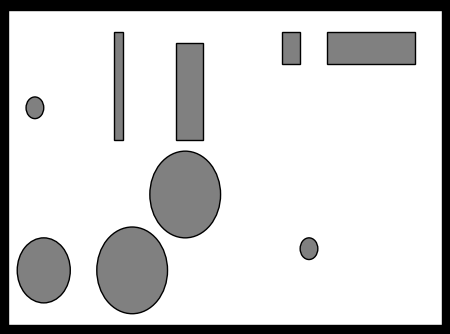
#> input picture RRT_star_algorithm/RRT_map/world2.png, 450 x 334 px, given in place of my_map.png, which was not available
$ python RRT_2D.py
#> lines starting #> are read from the running program, lines starting #| are printed output that depends on the picture; after the words box and inside, x2 and y2 are one past the last pixel; in counts of white or black regions, pixels touching at a corner belong together; pictures that were not available may be replaced by others from this repository, and a replacement may not be noted
#> in main, image is the input picture: shape (334, 450, 3); min 0, max 255, mean 210.5
import numpy as np
import cv2
import math
import random
class Node:
    def __init__(self, coordinate):
        self.x = coordinate[0]
        self.y = coordinate[1]
        self.parent = None

class RRT:
    def __init__(self, image, s_start, s_goal, step_len, goal_sample_rate, iter_max):
#> called with step_len = 100, goal_sample_rate = 0.05, iter_max = 10000
        self.image = image
        self.grayImage = cv2.cvtColor(self.image, cv2.COLOR_BGR2GRAY)
        ( _ , self.binaryImage) = cv2.threshold(self.grayImage, 250, 255, cv2.THRESH_BINARY)
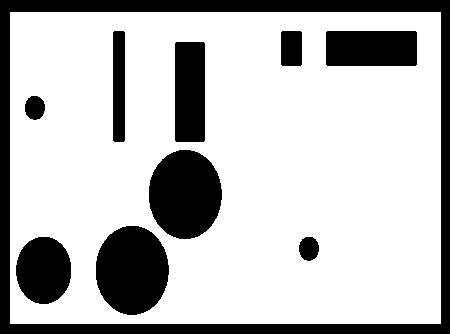
#> self.binaryImage: shape (334, 450); 74.7% white; 10 black regions, largest, box (x1, y1, x2, y2) and area: (0, 0, 450, 334) 15828, (149, 150, 222, 239) 5123, (96, 226, 169, 315) 5123
        self.height, self.width, _ = self.image.shape
#> self.height = 334; self.width = 450
        self.s_start = Node(s_start)
        self.s_goal = Node(s_goal)
        self.step_len = step_len
        self.goal_sample_rate = goal_sample_rate
        self.iter_max = iter_max
        self.vertices = [self.s_start]
        self.path = []

    def planning(self):
        for i in range(self.iter_max):
            node_rand = self.generate_random_node(self.goal_sample_rate)
            node_near = self.nearest_neighbor(self.vertices,node_rand)
            node_new = self.new_state(node_near, node_rand)
            if i% 100 == 0:
                print(i)
            if node_new and not self.isCollision(node_near, node_rand):
                self.vertices.append(node_new)
                dist =  self.getDistance(node_new, self.s_goal)

                if dist <= self.step_len and not self.isCollision(node_new, node_near):
                    self.new_state(node_new,self.s_goal)
                    self.path = self.extract_path(node_new)
                    break

    def generate_random_node(self, goal_sample_rate):
        if random.random() > goal_sample_rate:
            return Node((random.randint(1, self.width - 1),
                        random.randint(1, self.height - 1)))
        return self.s_goal
    def nearest_neighbor(self,node_list, n):
        temp_dist = []
        for i in range(len(node_list)):
            dist = self.getDistance(node_list[i], n)
            temp_dist.append(dist)
        return node_list[temp_dist.index(min(temp_dist))]
    @staticmethod
    def getDistance(node_start, node_goal):
        return math.hypot(node_goal.x - node_start.x, node_goal.y - node_start.y)
    @staticmethod
    def getAngle(node_start, node_goal):
        return math.atan2(node_goal.y - node_start.y, node_goal.x - node_start.y)
    def new_state(self, node_start, node_goal):
        dist = self.getDistance(node_start,node_goal)
        theta = self.getAngle(node_start, node_goal)

        dist = min(self.step_len, dist)
        node_new = Node((node_start.x + dist * math.cos(theta),
                        node_start.y + dist * math.sin(theta)))

        node_new.parent = node_start
        return node_new

    def extract_path(self, node_end):
        path = [[int(self.s_goal.x), int(self.s_goal.y)]]
        node = node_end

        while node.parent is not None:
            path.append([int(node.x), int(node.y)])
            node = node.parent
        path.append([int(node.x), int(node.y)])
        path.reverse()
        return path
    def isCollision(self, nodeStart, nodeEnd):
        if nodeStart.x == nodeEnd.x and nodeStart.y != nodeEnd.y:
            coord = [nodeStart.y, nodeEnd.y]
            if nodeStart.y > nodeEnd.y:
                coord = [nodeEnd.y, nodeStart.y]
            y = np.arange(coord[0], coord[1]+1, (coord[1] - coord[0])/1000)
            x = nodeStart.x*np.ones(y.size)
            for i in range(x.size):
                if self.binaryImage[int(round(y[i], 0)), int(round(x[i], 0))] == 0:
                    return True
        elif nodeStart.x != nodeEnd.x and nodeStart.y == nodeEnd.y:
            coord = [nodeStart.x, nodeEnd.x]
            if nodeStart.x > nodeEnd.x:
                coord = [nodeEnd.x, nodeStart.x]
            x = np.arange(coord[0], coord[1]+1, (coord[1] - coord[0])/1000)
            y = nodeStart.y*np.ones(x.size)
            for i in range(x.size):
                if self.binaryImage[int(round(y[i], 0)), int(round(x[i], 0))] == 0:
                    return True
        elif nodeStart.x == nodeEnd.x and nodeStart.y == nodeEnd.y:
            if self.binaryImage[int(round(nodeStart.y,0)), int(round(nodeStart.x,0))] == 0:
                return True
        else:
            if nodeStart.x < nodeEnd.x:
                x = np.arange(nodeStart.x, nodeEnd.x+1, (nodeEnd.x - nodeStart.x)/1000)
            else: x = np.arange(nodeEnd.x, nodeStart.x+1, (nodeStart.x - nodeEnd.x)/1000)
            y = ((nodeEnd.y-nodeStart.y)/(nodeEnd.x-nodeStart.x ))*(x - nodeStart.x)+ nodeStart.y
            for i in range(x.size):
                if y[i] < self.height and x[i] < self.width:
                    if self.binaryImage[int(round(y[i], 0)), int(round(x[i], 0))] == 0:
                        return True
            return False

def main():
    x_start =  [100, 50]
    x_goal = [400, 300]
    x_start1 = [100, 120]
    x_goal1 = [326, 279]
    step_len = 100
    goal_sample_rate = 0.05
    numOfNodes = 10000
    imagePath1 = "/home/leanhchien/catkin_ws/src/ros_autonomous_slam/media/my_map.png"
    imagePath = "/home/leanhchien/Navigation_algorithm/RRT_star_algorithm/RRT_map/world1.png"

    image = cv2.imread(imagePath1)
    rrt = RRT(image, x_start1, x_goal1, step_len, goal_sample_rate, numOfNodes)
    rrt.planning()
    cv2.circle(image, (rrt.s_start.x, rrt.s_start.y), 5, (255, 0, 0), thickness= 2, lineType= 8)
#> image: shape (334, 450, 3); 0.06% of pixels changed, all inside (x1, y1, x2, y2) = (94, 114, 107, 127)
    cv2.circle(image, (rrt.s_goal.x, rrt.s_goal.y), 5, (0, 255, 0), thickness= 2, lineType= 8)
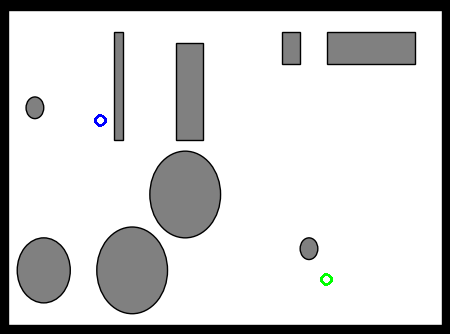
#> image: shape (334, 450, 3); mean B, G, R 210.3, 210.3, 210.1
    for i in range(1,  len(rrt.vertices)):
        cv2.line(image, (int(rrt.vertices[i].x),int(rrt.vertices[i].y)), (int(rrt.vertices[i].parent.x),int(rrt.vertices[i].parent.y)), (0, 128, 128), thickness = 1, lineType = 8)
#> this loop made 13 passes
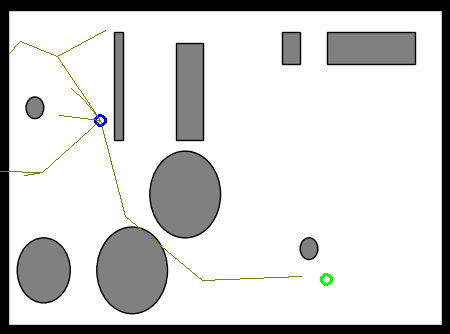
#> image: shape (334, 450, 3); 0.41% of pixels changed, all inside (x1, y1, x2, y2) = (0, 30, 302, 281)
    for i in range(len(rrt.path)-1):
       cv2.line(image, tuple(rrt.path[i]),tuple(rrt.path[i+1]), (0, 0, 255), thickness= 2, lineType=8)
#> this loop made 4 passes
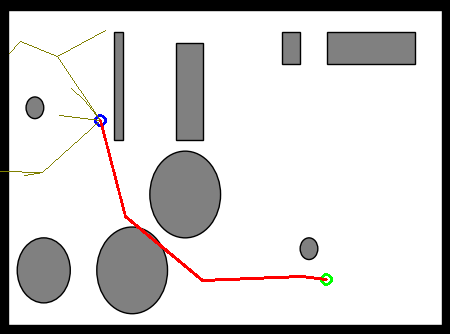
#> image: shape (334, 450, 3); 0.65% of pixels changed, all inside (x1, y1, x2, y2) = (99, 119, 328, 282)
    cv2.imshow("Image", image)
    cv2.imshow("Binary Image", rrt.binaryImage)
    cv2.waitKey()
if __name__ == '__main__':
    main()

$ run again, on RRT_star_algorithm/RRT_map/world3.png
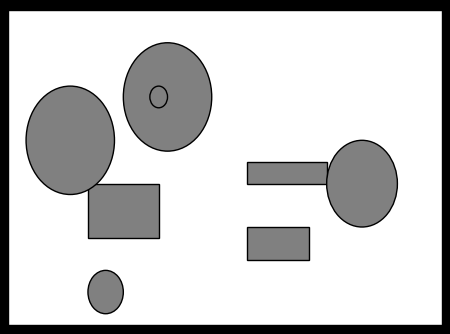
#> input picture RRT_star_algorithm/RRT_map/world3.png, 450 x 334 px, given in place of my_map.png, which was not available
#> in main, image is the input picture: shape (334, 450, 3); min 0, max 255, mean 203
#> in __init__, `( _ , self.binaryImage) = cv2.threshold(self.grayImage, 250, 255, cv2...`:
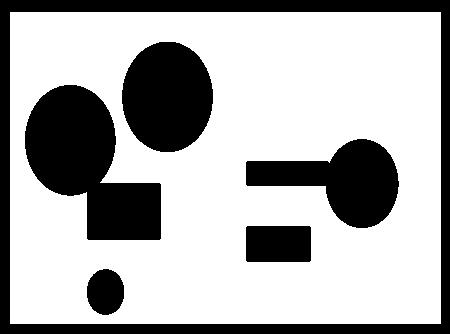
#> self.binaryImage: shape (334, 450); 69% white; 6 black regions, box (x1, y1, x2, y2) and area: (0, 0, 450, 334) 15828, (25, 85, 161, 240) 12063, (122, 42, 213, 152) 7910, (246, 139, 399, 228) 7143, (246, 226, 311, 262) 2336, (87, 269, 124, 315) 1357
#> in main, `cv2.circle(image, (rrt.s_goal.x, rrt.s_goal.y), 5, (0, 255, 0), thickn..`:
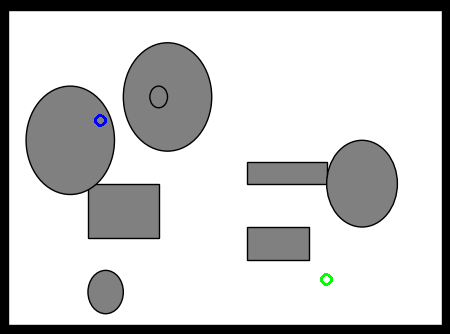
#> image: shape (334, 450, 3); mean B, G, R 202.9, 202.9, 202.8
